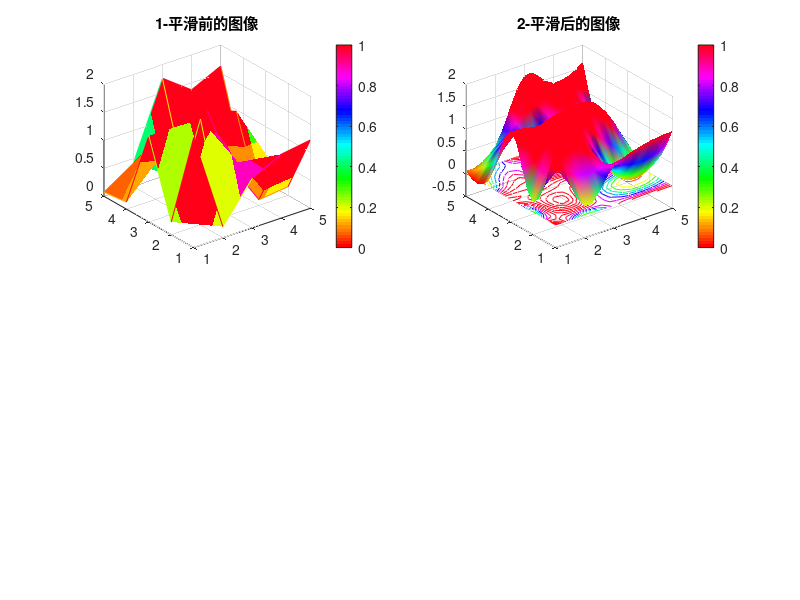

MATLAB code to generate this figure:
clc
clear
disp("马某的MATLAB开源，请访问个人GITHUB:https://github.com/souyou233/Enki-Matlab-study-open-source,进行下载开发")
Z0=2*rand(5);%题干要求将Z0生成为范围是0到2的5x5随机矩阵
[X0,Y0]=meshgrid(1:5);%用meshgrid把X0,Y0对应，便于形成网络
subplot(2,2,1)%设置分图1
mesh(X0,Y0,Z0,'FaceColor','texturemap')%绘制平滑前的图像,并且设置连接平面的颜色
title('1-平滑前的图像')%图一加标题
colormap("hsv")%设置颜色模式
caxis([0 1])%设置色条对应区间
colorbar%色条
subplot(2,2,2)%设置分图2
[X1,Y1]=meshgrid(1:0.25:5);
Z1=interp2(X0,Y0,Z0,X1,Y1,'cubic');
mesh(X1,Y1,Z1,'FaceColor','texturemap');
title('2-平滑后的图像')%图二加标题
hold on;
colormap("hsv")%设置颜色模式
colorbar%色条
shading interp%模式平滑
contour(X1,Y1,Z1,15);%等值线显示
caxis([0 1])%设置色条对应区间